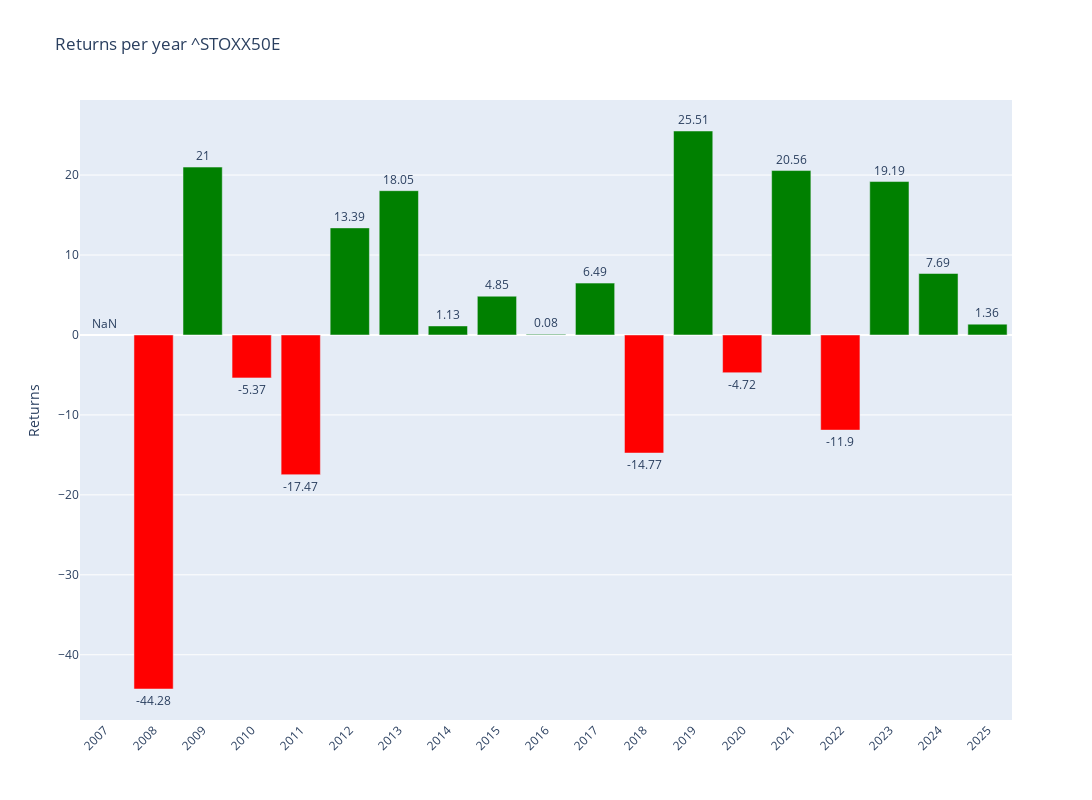

Write notebook code for a chart like this one.
### Code cell
# Plotly
fig = make_subplots()

# Add colors
colors = ['green' if x >= 0 else 'red' for x in annual_data['Return']]

# Graph (1,1)
fig.add_trace(go.Bar(y=annual_data['Return'],x=annual_data['Return'].index,text=round(annual_data['Return'],2),textposition='outside',marker_color=colors,hoverinfo='skip'),row=1,col=1)

# Update xaxis properties
fig.update_yaxes(title_text="Returns", row=1, col=1)

fig.update_layout(xaxis=dict(tickvals=annual_data.index,tickangle=-45),height=800, width=1300,title=f"Returns per year {ticker}")

fig.show()

### Figure 1 — Plotly figure (JSON) as saved in the notebook; plotly's stock layout.template omitted (floating-point values rounded to 4 significant figures)
{"data": [{"hoverinfo": "skip", "marker": {"color": ["red", "red", "green", "red", "red", "green", "green", "green", "green", "green", "green", "red", "green", "red", "green", "red", "green", "green", "green"]}, "text": [NaN, -44.28, 21.0, -5.37, -17.47, 13.39, 18.05, 1.13, 4.85, 0.08, 6.49, -14.77, 25.51, -4.72, 20.56, -11.9, 19.19, 7.69, 1.36], "textposition": "outside", "type": "bar", "x": [2007, 2008, 2009, 2010, 2011, 2012, 2013, 2014, 2015, 2016, 2017, 2018, 2019, 2020, 2021, 2022, 2023, 2024, 2025], "xaxis": "x", "y": [NaN, -44.28, 21.0, -5.367, -17.47, 13.39, 18.05, 1.129, 4.848, 0.07725, 6.487, -14.77, 25.51, -4.719, 20.56, -11.9, 19.19, 7.688, 1.357], "yaxis": "y"}], "layout": {"height": 800, "title": {"text": "Returns per year ^STOXX50E"}, "width": 1300, "xaxis": {"anchor": "y", "domain": [0, 1], "tickangle": -45, "tickvals": [2007, 2008, 2009, 2010, 2011, 2012, 2013, 2014, 2015, 2016, 2017, 2018, 2019, 2020, 2021, 2022, 2023, 2024, 2025]}, "yaxis": {"anchor": "x", "domain": [0, 1], "title": {"text": "Returns"}}}}
